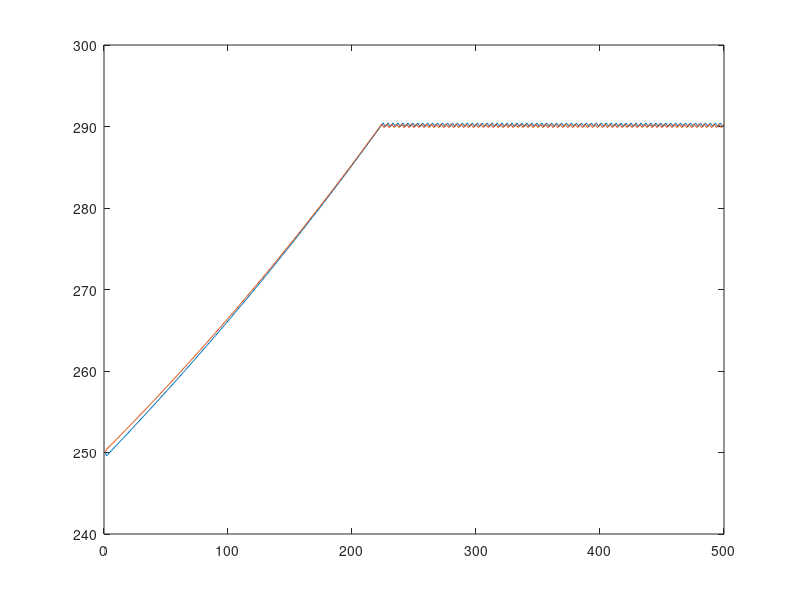

MATLAB code for this plot: (Note: this script raises an error after producing the figure.)
clear; 
load VI_Curve.mat; %MPP ~ 280V
Vg = 400; 
V1 = 250; 
V2 = 250;
I1 = interp1(Vs,Is,V1);
I2 = interp1(Vs,Is,V2); 
Ig = (V1*I1+V2*I2)/Vg; 
V1o = V1*I1/Ig; 
V2o = V2*I2/Ig; 
D1 = V1o/V1; 
D2 = V2o/V2; 
dI_dV1 = interp1(Vs(2:end),dI_dVs,V1); 
dI_dV2 = interp1(Vs(2:end),dI_dVs,V2);

dD = 0.0005; 
D1 = D1 + dD*randn; 
D2 = D2 + dD*randn;

% 100 timestep
for ii = 1:500
   
    V1_log(ii) = V1; 
    V2_log(ii) = V2; 
    D1_log(ii) = D1; 
    D2_log(ii) = D2; 
    Ig_log(ii) = Ig; 
    A = [D1, D2, 0; [-diag([dI_dV1,dI_dV2]),[D1,D2]']];
    b = [Vg, I1-dI_dV1*V1,I2-dI_dV2*V2]';
    x = A\b; 
    
    V1_prev = V1; V2_prev = V2; I1_prev = I1; I2_prev = I2; 
    P1_prev = V1_prev*I1_prev; 
    P2_prev = V2_prev*I2_prev; 
   
    V1 = x(1); V2 = x(2); Ig = x(3); 
%     I1 = I1 +dI_dV1*(V1-V1_prev); %assume the local linearization is exact (avoid resolving system)
%     I2 = I2 +dI_dV2*(V2-V2_prev); 
    
    I1 = interp1(Vs,Is,V1);
    I2 = interp1(Vs,Is,V2); 
%     update linearization
    dI_dV1 = interp1(Vs(2:end),dI_dVs,V1); 
    dI_dV2 = interp1(Vs(2:end),dI_dVs,V2);

    P1 = V1*I1; P2 = V2*I2;
    
    if P1>P1_prev
        if V1>V1_prev
            D1 = D1-dD; 
        else
            D1 = D1+dD; 
        end
    else
        if V1>V1_prev
            D1 = D1+dD; 
        else
            D1 = D1-dD; 
        end
    end
    
    if P2>P2_prev
        if V2>V2_prev
            D2 = D2-dD; 
        else
            D2 = D2+dD; 
        end
    else
        if V2>V2_prev
            D2 = D2+dD; 
        else
            D2 = D2-dD; 
        end
    end
    
    D1 = max(D1,0);D1 = min(D1,1); 
    D2 = max(D2,0); D2 = min(D2,1); 
    %fprintf('V1 is %f, V2 is %f\r\n',V1,V2); 
    
    
end

figure; plot(V1_log); hold on; plot(V2_log); yyaxis right; plot(Ig_log); 

% This is possible since you don't have to worry about grid current 

